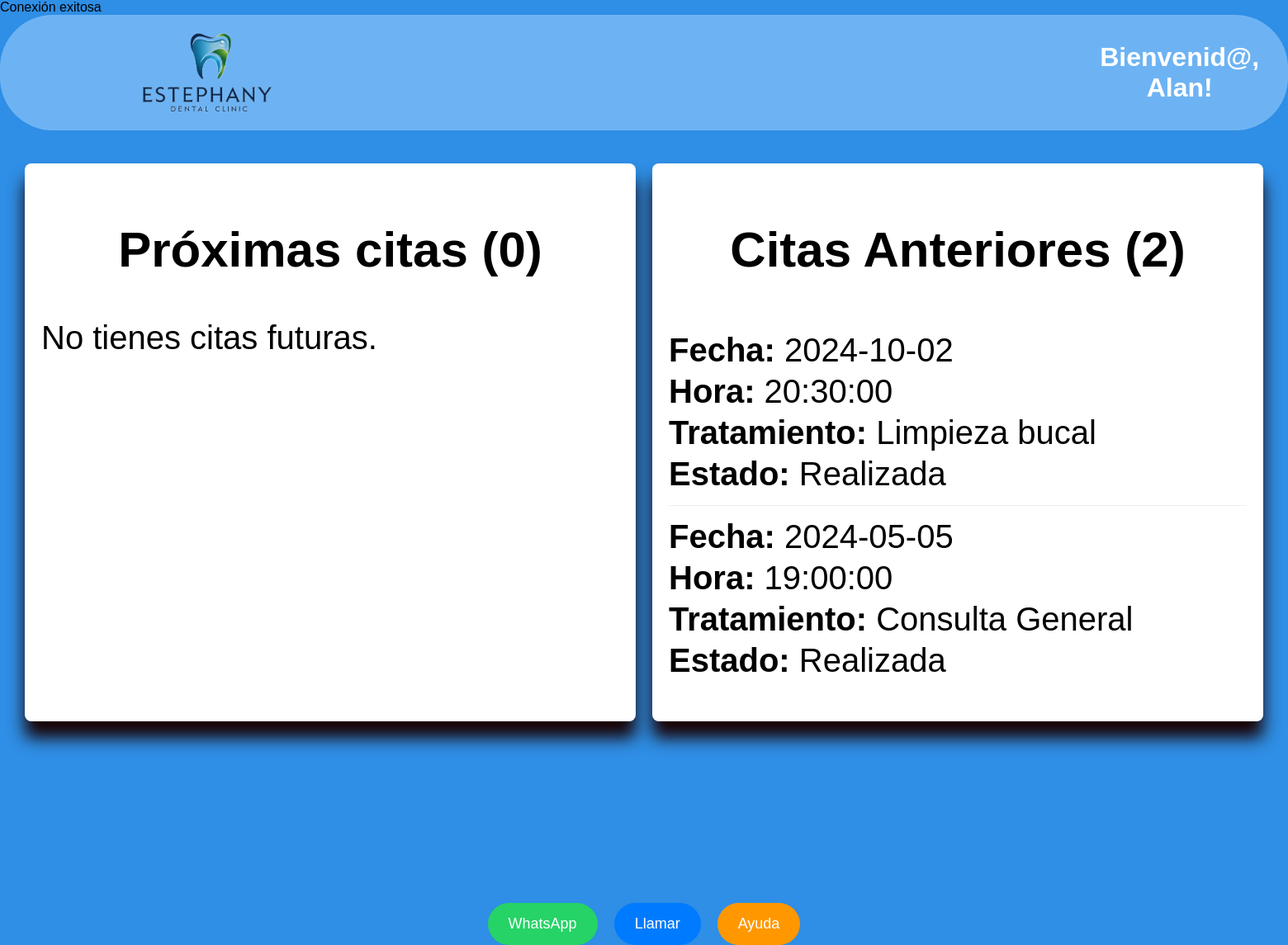
The app's page /dashboard.php (signed in) with its own data.
### tables this page shows
CREATE TABLE `citas` (
  `id_cita` int(11) NOT NULL,
  `id_paciente` int(11) DEFAULT NULL,
  `fecha` date NOT NULL,
  `hora` time NOT NULL,
  `tipo_tratamiento` varchar(255) NOT NULL,
  `estado` enum('Pendiente','Realizada') DEFAULT 'Pendiente'
);

### dashboard.php (the view, shortened to what this page needs)
<?php
include 'db_connect.php';
$id_paciente = $_SESSION['usuario_id'];
$stmt_futuras = $conn->prepare("SELECT * FROM citas WHERE id_paciente = ? AND estado = 'Pendiente' AND fecha >= CURDATE() ORDER BY fecha, hora");
$stmt_futuras->bind_param("i", $id_paciente);
$stmt_futuras->execute();
$result_futuras = $stmt_futuras->get_result();
$stmt_pasadas = $conn->prepare("SELECT * FROM citas WHERE id_paciente = ? AND estado = 'Realizada' AND fecha < CURDATE() ORDER BY fecha DESC");
$stmt_pasadas->bind_param("i", $id_paciente);
$stmt_pasadas->execute();
$result_pasadas = $stmt_pasadas->get_result();
$num_futuras = $result_futuras->num_rows;
$num_pasadas = $result_pasadas->num_rows;
?>
<!DOCTYPE html>
<html lang="es">
<head>
</head>
<body>
    <div class="header-container">
        <img class="logo" src="img/logoDental.png" alt="logo clinica">
        <h1>Bienvenid@, <?php echo htmlspecialchars($_SESSION['nombre']); ?>!</h1>
        <div class="nav-links">
        </div>
    </div>
    <div class="dashboard-container">
        <section class="section citas-futuras">
            <h1 class="h1-tiyulo">Próximas citas  (<?php echo $num_futuras; ?>)</h1>
            <?php if ($num_futuras > 0): ?>
                <ul class="list-items">
                    <?php while ($cita = $result_futuras->fetch_assoc()): ?>
                        <li class="list-item">
                            <p><strong>Fecha:</strong> <?php echo $cita['fecha']; ?></p>
                            <p><strong>Hora:</strong> <?php echo $cita['hora']; ?></p>
                            <p><strong>Tratamiento:</strong> <?php echo $cita['tipo_tratamiento']; ?></p>
                            <p><strong>Estado:</strong> <?php echo $cita['estado']; ?></p>
                        </li>
                    <?php endwhile; ?>
                </ul>
            <?php else: ?>
                <p>No tienes citas futuras.</p>
            <?php endif; ?>
        </section>
        <section class="section citas-pasadas">
            <h1 class="h1-tiyulo">Citas Anteriores (<?php echo $num_pasadas; ?>)</h1>
            <?php if ($num_pasadas > 0): ?>
                <ul class="list-items">
                    <?php while ($cita = $result_pasadas->fetch_assoc()): ?>
                        <li class="list-item">
                            <p><strong>Fecha:</strong> <?php echo $cita['fecha']; ?></p>
                            <p><strong>Hora:</strong> <?php echo $cita['hora']; ?></p>
                            <p><strong>Tratamiento:</strong> <?php echo $cita['tipo_tratamiento']; ?></p>
                            <p><strong>Estado:</strong> <?php echo $cita['estado']; ?></p>
                        </li>
                    <?php endwhile; ?>
                </ul>
            <?php else: ?>
                <p>No tienes citas pasadas.</p>
            <?php endif; ?>
        </section>
    </div>
    <footer>
    <div class="contact-buttons">
        <a href="https://wa.me/5615045665" class="contact-button" target="_blank">WhatsApp</a>
        <a href="tel:+525615045665" class="contact-button phone">Llamar</a>
        <a href="mailto:angelez.jona88@gmail.com" class="contact-button help">Ayuda</a>
    </div>
    </footer>
</body>
</html>

### dashboard.php (style rules this page uses)
body { font-family: Arial, sans-serif; background-color: rgba(47, 142, 229, 1); margin: 0; padding: 0; }
.logo { width: 200px; height: 100px; margin-left: 150px; margin-right: 1000px; }
.header-container { background-color: rgba(109, 179, 243, 1); color: white; padding: 20px; display: flex; align-items: center; text-align: center; border-radius: 64px; }
.header-container h1 { margin: 0; }
.dashboard-container { display: flex; justify-content: center; justify-content: space-around; padding: 20px; margin-top: 20px; }
.section { background-color: rgba(255, 255, 255, 20); box-shadow: 0 20px 20px rgba(25, 0, 0, 1); border-radius: 8px; width: 700px; padding: 20px; }
p { font-size: 40px; }
.h1-tiyulo { font-size: 60px; text-align: center; }
.list-items { list-style-type: none; padding: 0; }
.list-item { border-bottom: 1px solid #eee; padding: 10px 0; }
.list-item p { margin: 5px 0; }
.list-item p strong { font-weight: bold; }
.list-item:last-child { border-bottom: none; }
.contact-buttons { display: flex; justify-content: center; margin-top: 20px; }
.contact-button { background-color: #25D366; color: white; padding: 15px 25px; border-radius: 30px; text-decoration: none; margin: 0 10px; font-size: 18px; transition: background-color 0.3s; }
.contact-button.phone { background-color: #007BFF; }
.contact-button.help { background-color: #FF9800; }
footer { margin-top: 200px; }

### records on screen
citas: fecha "2024-10-02", hora "20:30:00", tipo_tratamiento "Limpieza bucal", estado "Realizada"
citas: fecha "2024-05-05", hora "19:00:00", tipo_tratamiento "Consulta General", estado "Realizada"

### other values on screen
$_SESSION['nombre'] "Alan"
$num_futuras "0"
$num_pasadas "2"
